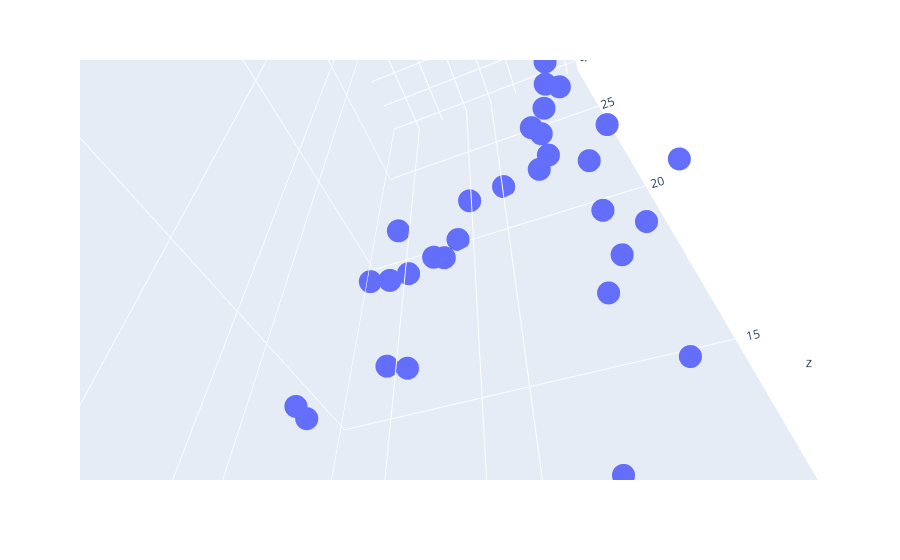

Notebook cell for this chart:
### Code cell
# 3D polynomial regression
x = 7 * np.random.rand(100, 1) - 2.8
y = 7 * np.random.rand(100, 1) - 2.8

z = x**2 + y**2 + 0.2*x + 0.2*y + 0.1*x*y +2 + np.random.randn(100, 1)
# z = x^2 + y^2 + 0.2x + 0.2y + 0.1xy + 2
import plotly.express as px
df = px.data.iris()
fig = px.scatter_3d(df, x=x.ravel(), y=y.ravel(), z=z.ravel())
fig.show()
lr = LinearRegression()
lr.fit(np.array([x,y]).reshape(100,2),z)

x_input = np.linspace(x.min(), x.max(), 10)
y_input = np.linspace(y.min(), y.max(), 10)
xGrid, yGrid = np.meshgrid(x_input,y_input)

final = np.vstack((xGrid.ravel().reshape(1,100),yGrid.ravel().reshape(1,100))).T

z_final = lr.predict(final).reshape(10,10)
